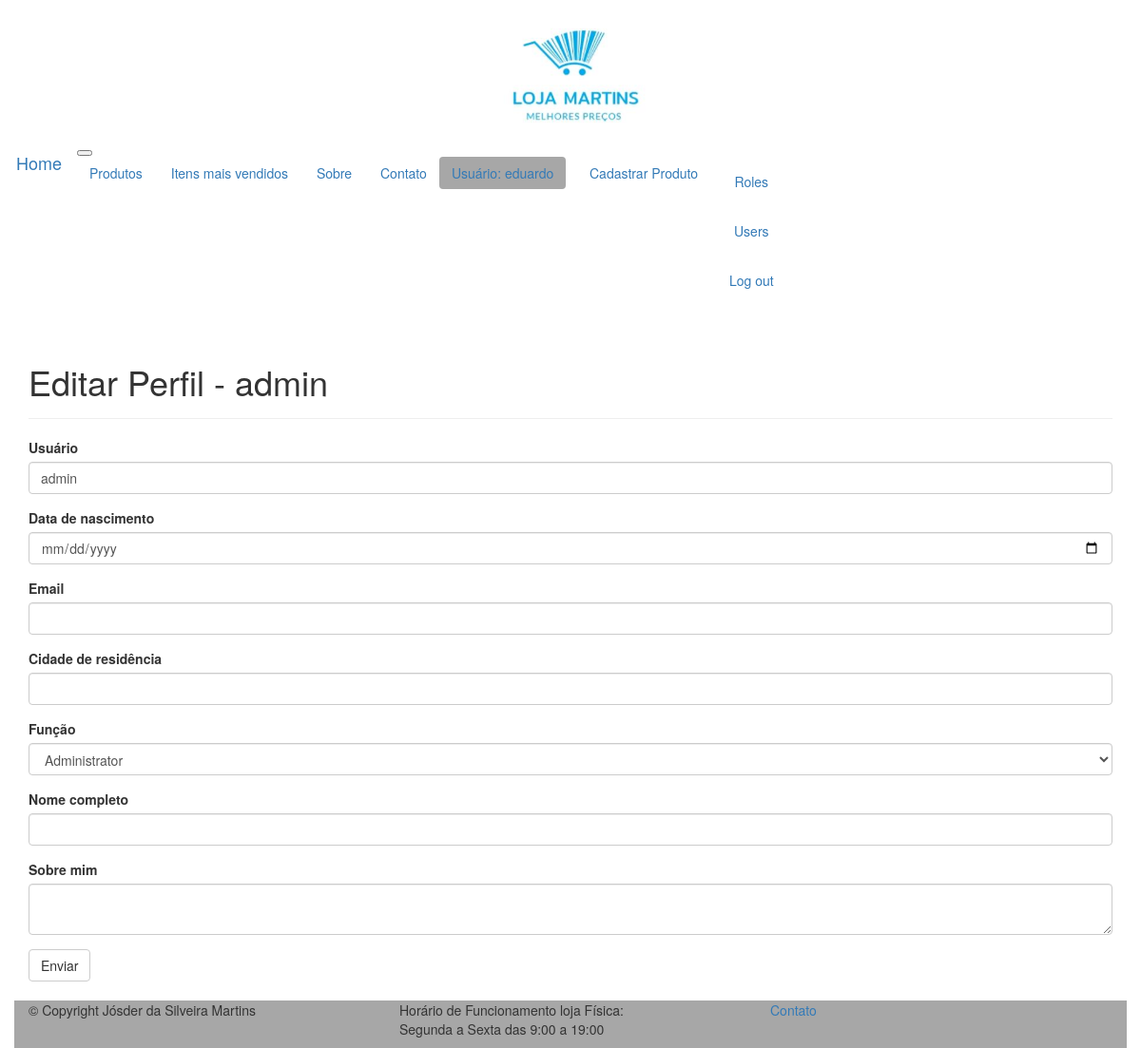
The page /edit-profile/2 (signed in) on the database its author committed.
### app/models.py (models this page shows, shortened)
class User(UserMixin, db.Model):
    __tablename__ = 'users'
    id = db.Column(db.Integer, primary_key=True)
    username = db.Column(db.String(64), unique=True, index=True)
    name = db.Column(db.String(64))
    about_me = db.Column(db.Text())
    email = db.Column(db.String(120), index=True, unique=True)
    nascimento = db.Column(db.Date())
    cidade = db.Column(db.String(60))
    role_id = db.Column(db.Integer, db.ForeignKey('roles.id'))
    password_hash = db.Column(db.String(128))
    posts = db.relationship('Post', backref='author', lazy='dynamic')
    followed = db.relationship(
        'Follow', foreign_keys=[Follow.follower_id],
        backref=db.backref('follower', lazy='joined'),
        lazy='dynamic',
        cascade='all, delete-orphan'
    )
    followers = db.relationship(
        'Follow', foreign_keys=[Follow.followed_id],
        backref=db.backref('followed', lazy='joined'),
        lazy='dynamic',
        cascade='all, delete-orphan'
    )
    @property
    def password(self):
        raise AttributeError('password is not readable')
    def has_permission(self, perm):
        return self.role is not None and self.role.has_permission(perm)
    def is_administrator(self):
        return self.has_permission(Permission.ADMIN)

### app/main/views.py (the view, shortened to what this page needs)
@main.route('/edit-profile/<int:id>', methods=['GET', 'POST'])
@login_required
@admin_required
def edit_profile_admin(id):
    user = User.query.get_or_404(id)
    form = EditProfileAdminForm(user=user)
    form.username.data = user.username
    form.role.data = user.role_id
    form.name.data = user.name
    form.about_me.data = user.about_me
    form.email.data = user.email
    form.nascimento.data = user.nascimento
    form.cidade.data = user.cidade
    return render_template(
        'edit-profile.html', form=form, username=user.username
    )

### app/main/forms.py (shortened to what this page needs)
class EditProfileAdminForm(FlaskForm):
    username = StringField('Usuário', validators=[
        DataRequired(), Length(1, 64)
    ])
    nascimento = DateField('Data de nascimento', validators=[
        DataRequired()
    ])
    email = EmailField('Email', validators=[
        DataRequired(), Length(1,64)
    ])
    cidade = StringField('Cidade de residência', validators=[
        DataRequired(), Length(1,60)
    ])
    role = SelectField('Função', coerce=int)
    name = StringField('Nome completo', validators=[
        Length(1, 64)
    ])
    about_me = TextAreaField('Sobre mim')
    submit = SubmitField('Enviar')
    def __init__(self, user, *args, **kwargs):
        super(EditProfileAdminForm, self).__init__(*args, **kwargs)
        self.role.choices = [
            (role.id, role.name)
            for role in Role.query.order_by(Role.name).all()
        ]
        self.user = user

### app/models.py (called while the page is built)
@login_manager.user_loader
def load_user(user_id):
    return User.query.get(int(user_id))

    def has_permission(self, perm):
        return self.permissions & perm == perm

### app/templates/edit-profile.html
{% extends "base.html" %}
{% import "bootstrap/wtf.html" as wtf %}
{% block page_content %}
    <div class="page-header">
        <h1>Editar Perfil - {{ username }}</h1>
    </div>
    {{ wtf.quick_form(form) }}
{% endblock %}

### app/templates/base.html (shortened to what this page needs)
{% extends "bootstrap/base.html" %}
{% block navbar %}
<a href="/"><h1 align="center"><img src="{{url_for('static', filename='img/logo.jpg')}}"  alt="logo do portal" width="180px" ></h1></a>
<nav class="navbar navbar-expand-lg navbar-dark bg-dark">
  <a class="navbar-brand btn bg-dark" href="/">Home</a>
  <button class="navbar-toggler" type="button" data-toggle="collapse" data-target="#navbarNavAltMarkup" aria-controls="navbarNavAltMarkup" aria-expanded="false" aria-label="Toggle navigation">
  </button>
  <div class="collapse navbar-collapse" id="navbarNavAltMarkup">
    <div class="navbar-nav">
      <a class="nav-item nav-link btn bg-dark" href="/produtos">Produtos <span class="sr-only">(current)</span></a>
      <a class="nav-item nav-link btn bg-dark" href="/mais_vendidos">Itens mais vendidos</a>
      <a class="nav-item nav-link btn bg-dark" href="/sobre">Sobre</a>
      <a class="nav-item nav-link btn bg-dark" href="/contato">Contato</a>
    </div>
    <ul class="nav navbar-nav ml-auto">
    {% if current_user.is_authenticated %}
        <a href="/user/{{current_user.username}}" class="btn" style="background-color: #a7a7a7;">Usuário: {{current_user.username}}</a><h>&nbsp;&nbsp;</h>
        {% if current_user.is_administrator() %}
        <a href="/cadastro_produtos/" class="btn btn-dark text-primary">Cadastrar Produto</a><h>&nbsp;</h>
        {% endif %}
    {% endif %}
    </ul>
    <ul class="nav navbar-nav ml-rith">
    {% if current_user.is_authenticated %}
    <li>
        {% if current_user.is_administrator() %}
            <a href="{{ url_for('main.add_role') }}" class="btn bg-dark";">Roles</a>
        {% endif %}
        <a href="{{ url_for('main.list_user') }}" class="btn bg-dark">Users</a>
        <a href="{{ url_for('auth.logout') }}" class="btn bg-dark">Log out</a>
    </li>
    {% else %}
    <li>
        <a href="{{ url_for("auth.login") }}" class="btn bg-dark">
            Log in
        </a>
    </li>
    {% endif %}
    </ul>
  </div>
</nav>
{% endblock %}
{% block content %}
    <div class="container">
        {% block page_content %}{% endblock %}
    </div>
    <br>
    <div class="container" style="background-color: #a7a7a7">
        <footer>
            <div class="row">
                    <div class="col-md-4">
                        <p>© Copyright Jósder da Silveira Martins</p>
                    </div>
                    <div class="col-md-4">
                        <p>Horário de Funcionamento loja Física: <br>Segunda a Sexta das 9:00 a 19:00 </p>
                    </div>
                    <div class="col-md-4">
                        <p><a href="/contato">Contato</a></p>
                    </div>
            </div>
        </footer>
    </div>
{% endblock %}

### rows shown on the page
User: username "eduardo"
User: username "admin", role "Administrator"
